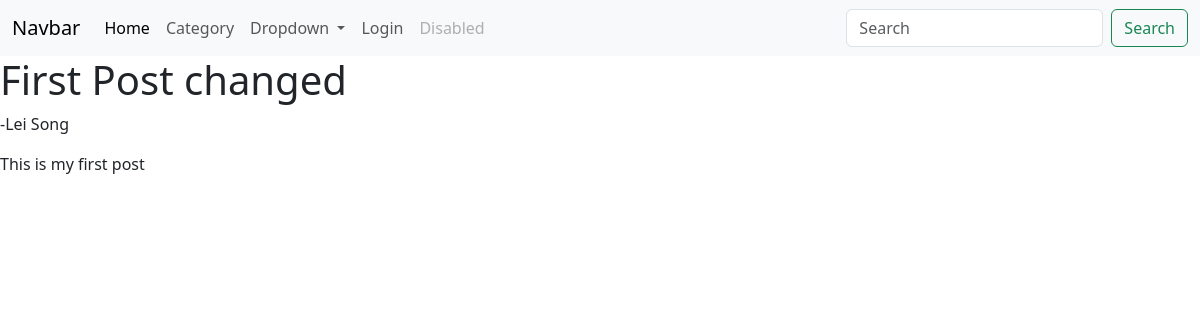
/post/1, run on an earlier commit of the app's database.
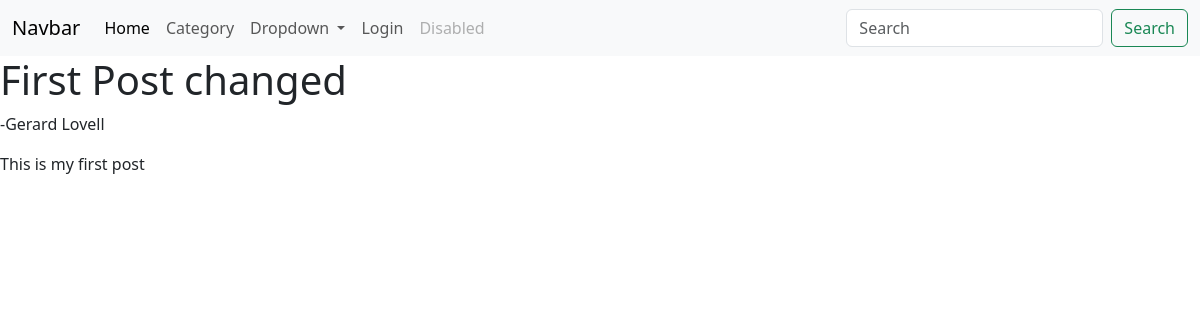
And on a later commit of the database.
### blog/models.py (models this page shows, shortened)
class Post(models.Model):
    author = models.ForeignKey(User, null=True, blank=True, on_delete=models.CASCADE)
    body = models.TextField()
    category = models.ForeignKey(Category, on_delete=models.SET_NULL, null=True)
    likes = models.ManyToManyField(User, blank=True, null=True, related_name="post_likes")
    post_image = models.ImageField(blank=True, null=True)
    title = models.CharField(max_length=255)

### blog/views.py (the view)
# urls.py: path("post/<int:pk>", PostDetailView.as_view(),
class PostDetailView(DetailView):
    template_name = "detail_post_view.html"
    model = Post

### blog/templates/detail_post_view.html (shortened to what this page needs)
{% extends 'base.html' %}
{% block content %}
    <h1>{{ post.title }}</h1>
    <p>-{{ post.author.first_name }} {{ post.author.last_name }}</p>
    <div>{{ post.body }}</div>
{% endblock %}

What changed in the data, as far as the page shows it:
changed Post "First Post changed": author.first_name "Lei" → "Gerard"; author.last_name "Song" → "Lovell"
